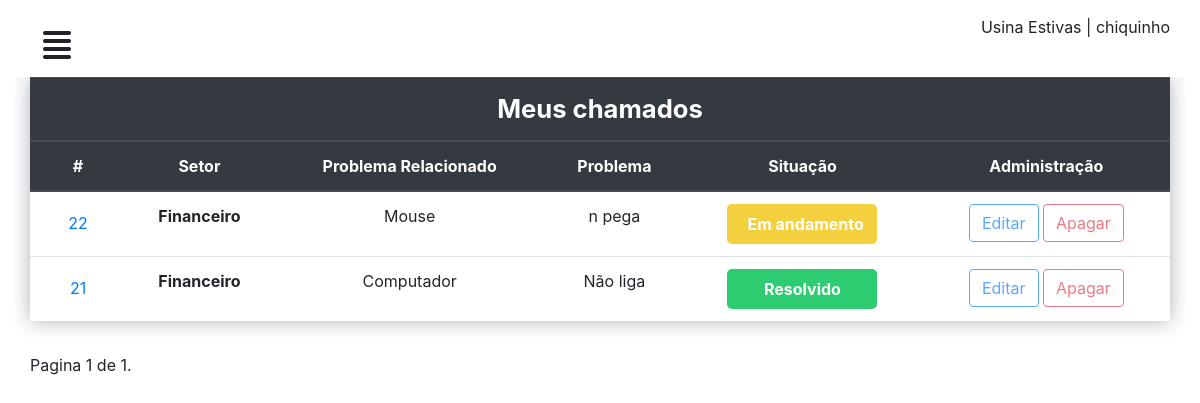
Screenshot of /perfil/ (signed in) with the database file from the repository.
### chamados/models.py (models this page shows, shortened)
class CustomUser (AbstractUser):
	matricula = models.CharField('matricula', max_length=11)
	apelido = models.CharField('apelido', max_length=50)

class Chamado(models.Model):
	setor = models.CharField('Setor', max_length=50)
	problema = models.TextField('problema')
	user = models.ForeignKey(CustomUser, on_delete=models.CASCADE)
	relacao = models.ForeignKey(ProblemaRelacionado, on_delete=models.CASCADE)
	situacao = models.ForeignKey(Situacao, on_delete=models.CASCADE, default=1)
	comentario = models.TextField('comentario', null=True)
	datahora_aberto = models.DateTimeField('datahora_aberto', null=True)
	datahora_andamento = models.DateTimeField('datahora_andamento', null=True)
	datahora_fechado = models.DateTimeField('datahora_fechado', null=True)

class ProblemaRelacionado(models.Model):
	relacao = models.CharField('problema relacionado', max_length=50)
	def __str__(self):
		return self.relacao

### chamados/views.py (the view)
# urls.py: path('perfil/', perfil, name="perfil"),
@login_required
def perfil(request):
	chamados = Chamado.objects.filter(user=request.user).order_by('-id')
	paginator = Paginator(chamados, 5)
	page = request.GET.get('page')
	contacts = paginator.get_page(page)
	contexto = {
	'lista_chamado': chamados,
	'contacts': contacts
	}
	return render(request, 'dashboard/chamados.html', contexto)

### chamados/templates/dashboard/chamados.html (shortened to what this page needs)
{% extends "dashboard/baseperfil.html" %}
{% load static %}
{% block title %}
<link rel="stylesheet" type="text/css" href="{% static 'css/mycall.css' %}" />
{% endblock %}
{% block conteudo %}
<div id="mycall">
  <div class="row">
    <div class="col-12 table-responsive">
      <table class="table">
        <thead class="thead-dark">
          <tr>
            <th class="titleTable" colspan="6" scope="col">Meus chamados</th>
          </tr>
        </thead>
        <thead class="thead-dark">
          <tr>
            <th scope="col">#</th>
            <th scope="col">Setor</th>
            <th scope="col">Problema Relacionado</th>
            <th scope="col">Problema</th>
            <th scope="col">Situação</th>
            <th scope="col">Administração</th>
          </tr>
        </thead>
        <tbody>
          {% for chamado in contacts %}
          <tr>
            <th scope="row"><button type="button" class="btn btn-link" data-toggle="modal"
              data-target="#chamado-{{chamado.id}}">
              {{chamado.id}}
            </button>
          </th>
          <th scope="row">{{chamado.setor}}</th>
          <td>{{chamado.relacao}}</td>
          <td>{{chamado.problema}}</td>
          <td> {% if chamado.situacao.id == 1 %} <span class="open"> Não resolvido </span>
            {% elif chamado.situacao.id == 2 %}<span class="progressCall">Em andamento </span> {% else %} <span
            class="completed">Resolvido </span>{% endif %}</td>
            <td> {% if chamado.situacao.id == 1 %} <a href="{% url 'editar' chamado.id %}"> <button type="button"
              class="btn btn-outline-primary">Editar</button> </a> <a href="{% url 'apagar' chamado.id %}"><button
                type="button" class="btn btn-outline-danger">Apagar</button></a> {% else %} <a
                href="{% url 'editar' chamado.id %}"> <button type="button" class="btn btn-outline-primary"
                disabled="">Editar</button></a> <a href="{% url 'apagar' chamado.id %}"><button type="button"
                  class="btn btn-outline-danger" disabled="">Apagar</button> </a>{% endif %}</td>
              </tr>
              {% endfor %}
            </tbody>
          </table>
        </div>
      </div>
    </div>
    <div class="row">
      <div class="col-12">
        <span class="current">
          Pagina {{ contacts.number }} de {{ contacts.paginator.num_pages }}.
        </span>
      </div>
    </div>
    {% endblock %}

### chamados/templates/dashboard/baseperfil.html (shortened to what this page needs)
<!DOCTYPE html>
{% load static %}
<html>
<head>
	{% block title %}
	{% endblock %}
	<link rel="stylesheet" type="text/css" href="{% static 'css/geral.css' %}" />
	<link rel="stylesheet" type="text/css" href="{% static 'bootstrap/css/bootstrap.min.css' %}" />
	<link rel="stylesheet" type="text/css" href="{% static 'css/dash.css' %}" />
</head>
<body>
	<div id="wrapper">
		<div id="page-content-wrapper">
			<div class="container-fluid">
				<div class="row">
					<div class="col-lg-12">
						<a href="#" class="btn" id="menu-toggle"><i class="fas fa-align-justify"></i></a> <span class="float-right"> Usina Estivas | {{user.apelido}}</span>
					</div>
				</div>
				{% block conteudo %}
				{% endblock %}
			</div>
		</div>
	</div>
</body>
</html>

### chamados/static/css/mycall.css (style rules this page uses)
div#mycall { width: 100%; }
div#mycall .table { box-shadow: 0 0 20px #abb2b9; }
div#mycall .titleTable { font-size: 1.6em; font-weight: bold; }
div#mycall .table th, td { text-align: center; }
div#mycall .table td span { display: inline-block; padding: 8px 20px; border-radius: 5px; color: #FFF; font-weight: bold; width: 150px; }
div#mycall .table td span.completed { background: #2ecc71; }
div#mycall .table td span.progressCall { background: #f4d03f; }
div#mycall .table td a { transition: .2s; }

### chamados/static/css/dash.css (style rules this page uses)
#page-content-wrapper { width: 100%; position: absolute; padding:15px; transition:all .5s; }
#menu-toggle { transition:all .3s; font-size:2em; }

### chamados/templates/dashboard/chamados.html (style rules this page uses)
td, th { max-width: 25ch; overflow: hidden; text-overflow: ellipsis; white-space: nowrap; }

### rows the page displays
CustomUser: apelido "chiquinho"
Chamado: id "22", setor "Financeiro", relacao "Mouse", problema "n pega", shows "Em andamento", shows "Editar"
Chamado: id "21", setor "Financeiro", relacao "Computador", problema "Não liga", shows "Resolvido", shows "Editar"

### other values shown
{{ contacts.number }} "1"
{{ contacts.paginator.num_pages }} "1"
